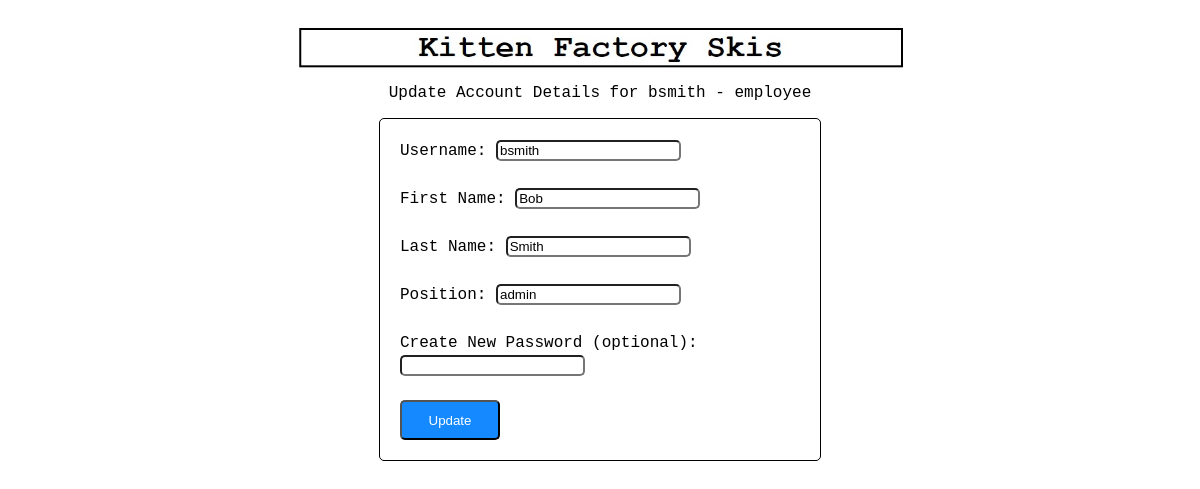
Page /code/security/account_update.php?USER_ID=34&role=employee (signed in) on the committed database.
### tables this page shows
CREATE TABLE IF NOT EXISTS `employee` (
  `EMP_ID` int NOT NULL AUTO_INCREMENT,
  `first_name` varchar(50) NOT NULL,
  `last_name` varchar(50) NOT NULL,
  `position` varchar(50) NOT NULL,
  `USER_ID` int NOT NULL,
  PRIMARY KEY (`EMP_ID`),
  KEY `fk_employee_user_id` (`USER_ID`)
);

CREATE TABLE IF NOT EXISTS `users` (
  `USER_ID` int NOT NULL AUTO_INCREMENT,
  `username` varchar(150) NOT NULL,
  `password` varchar(150) NOT NULL,
  `role` varchar(50) NOT NULL,
  PRIMARY KEY (`USER_ID`)
);

### code/security/account_update.php (the view, shortened to what this page needs)
<html>
	<head>
		<link rel="stylesheet" type="text/css" href="../../styles/styles.css">
		<div class="container">
			<br><a href="../both/home_page.php"><img src="../../images/logo.jpg" width="605" height="42"></img></a>
		</div>
	</head>
</html>
<?php
require_once "../authorization/user.php";
$conn = new mysqli($hn, $un, $pw, $db);
if(isset($_GET['USER_ID'])) {
	$USER_ID = $_GET['USER_ID'];
	$role = $_GET['role'];
	if ($role == 'employee') {
		$query = "SELECT * FROM employee
						INNER JOIN users ON employee.USER_ID = users.USER_ID
						WHERE employee.USER_ID = '$USER_ID'";
		$result = $conn->query($query);
		$rows = $result->num_rows;
		for($j = 0; $j < $rows; $j++) {
			$row = $result->fetch_array(MYSQLI_ASSOC);
			echo <<<_END
				<div class="container">
					<p>Update Account Details for $row[username] - employee</p>
					<form action="account_update.php" method="post">
						<input type='hidden' name='USER_ID' value='$row[USER_ID]'>
						<input type='hidden' name='EMP_ID' value='$row[EMP_ID]'>
						<input type='hidden' name='role' value='employee'>
						Username: <input type="text" name="username" value="$row[username]" required><br><br>
						First Name: <input type="text" name="first_name" value="$row[first_name]" required><br><br>
						Last Name: <input type="text" name="last_name" value="$row[last_name]" required><br><br>
						Position: <input type="text" name="position" value="$row[position]" required><br><br>
						Create New Password (optional): <input type="password" name="password""><br><br>
						<input type='hidden' name='update' value='yes'>
						<input type='hidden' name='movie_id' value='$row[USER_ID]'>
						<input type='submit' class='Button' value='Update'>
					</form>
				</div>
			_END;
		}
	}
}
?>

### styles/styles.css (style rules this page uses)
.container { display: flex; flex-direction: column; justify-content: center; align-items: center; font-family: Courier New, Courier, monospace; }
form { border: 1px solid black; border-radius: 5px; padding: 20px; line-height: 1.5; width: 400px; }
input { border-radius: 5px; }
.Button { height: 40px; width: 100px; background-color: #1589FF; color: white; }

### rows in the picture
employee: USER_ID.username "bsmith", username "bsmith", first_name "Bob", last_name "Smith", position "admin"
